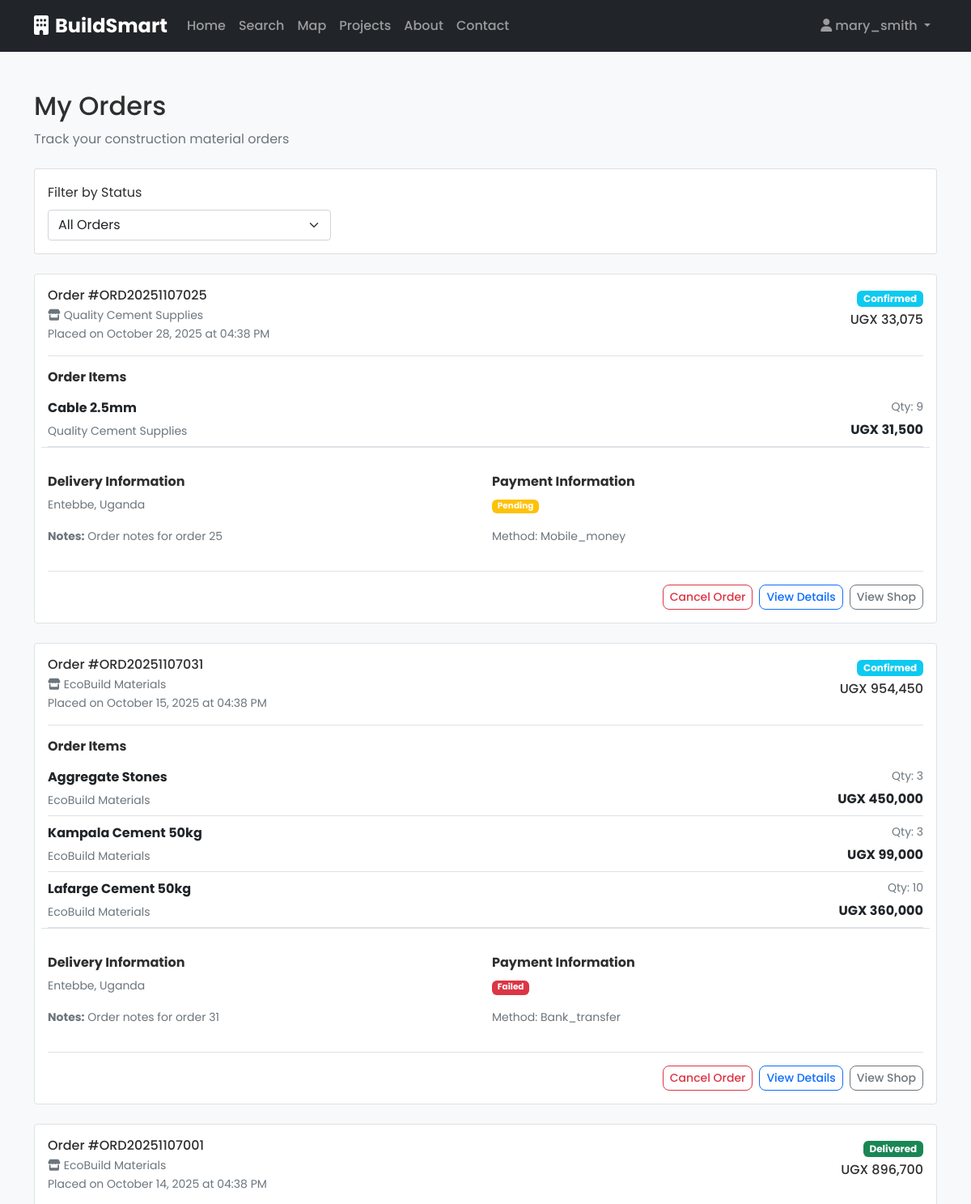
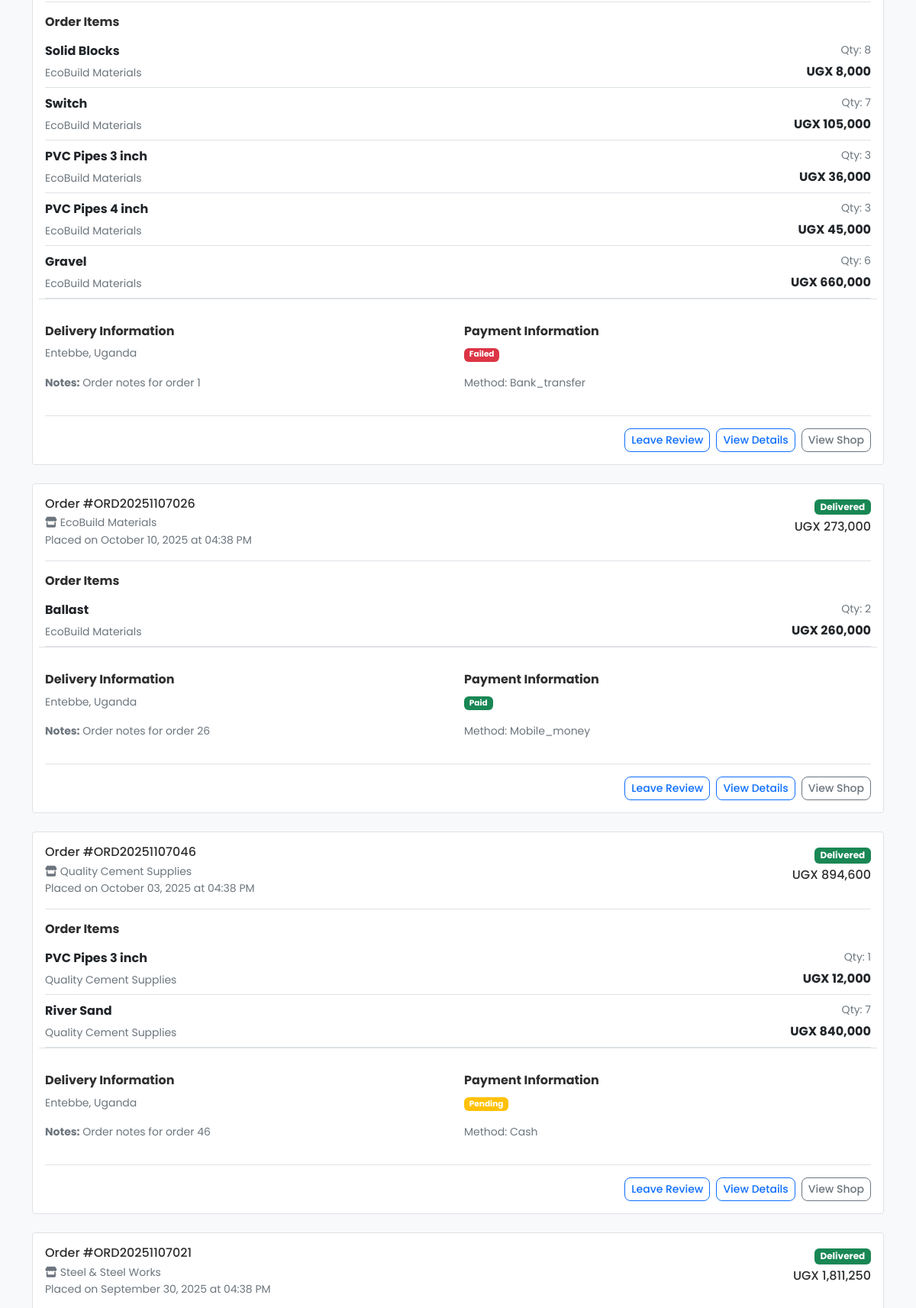
/user/orders (signed in, upper part), run on the app's committed database (2 pictures, top to bottom).
### app/models/user.py (models this page shows, shortened)
class User(UserMixin, db.Model):
    __tablename__ = 'users'
    id = db.Column(db.Integer, primary_key=True)
    username = db.Column(db.String(80), unique=True, nullable=False)
    email = db.Column(db.String(120), unique=True, nullable=False)
    password_hash = db.Column(db.String(128), nullable=False)
    full_name = db.Column(db.String(100))
    phone = db.Column(db.String(20))
    address = db.Column(db.Text)
    latitude = db.Column(db.Float)
    longitude = db.Column(db.Float)
    user_type = db.Column(db.String(20), default='customer')  # customer, shop_owner, service_provider
    is_active = db.Column(db.Boolean, default=True)
    is_verified = db.Column(db.Boolean, default=False)
    email_verified = db.Column(db.Boolean, default=False, nullable=False)
    email_verified_at = db.Column(db.DateTime, nullable=True)
    two_factor_enabled = db.Column(db.Boolean, default=False, nullable=False)
    two_factor_secret = db.Column(db.String(32), nullable=True)  # TOTP secret key
    failed_login_attempts = db.Column(db.Integer, default=0, nullable=False)
    locked_until = db.Column(db.DateTime, nullable=True)  # Account lockout timestamp
    last_login = db.Column(db.DateTime, nullable=True)
    created_at = db.Column(db.DateTime, default=datetime.utcnow)
    updated_at = db.Column(db.DateTime, default=datetime.utcnow, onupdate=datetime.utcnow)
    shops = db.relationship('Shop', backref='owner', lazy=True)
    services = db.relationship('Service', backref='provider', lazy=True)
    orders = db.relationship('Order', backref='customer', lazy=True)
    recommendations = db.relationship('Recommendation', backref='user', lazy=True)
    def is_admin_user(self):
        return self.user_type == 'admin'

### app/models/order.py (models this page shows, shortened)
class Order(db.Model):
    __tablename__ = 'orders'
    id = db.Column(db.Integer, primary_key=True)
    order_number = db.Column(db.String(20), unique=True, nullable=False)
    status = db.Column(db.String(20), default='pending')  # pending, confirmed, processing, shipped, delivered, cancelled
    total_amount = db.Column(db.Numeric(10, 2), nullable=False)
    subtotal_amount = db.Column(db.Numeric(10, 2), nullable=True)  # Amount before tax and discount
    discount_amount = db.Column(db.Numeric(10, 2), default=0.00, nullable=False)
    tax_amount = db.Column(db.Numeric(10, 2), default=0.00, nullable=False)
    coupon_code = db.Column(db.String(50), nullable=True)  # Applied coupon code
    delivery_address = db.Column(db.Text)
    delivery_notes = db.Column(db.Text)
    payment_status = db.Column(db.String(20), default='pending')  # pending, paid, failed, refunded
    payment_method = db.Column(db.String(50))
    created_at = db.Column(db.DateTime, default=datetime.utcnow)
    updated_at = db.Column(db.DateTime, default=datetime.utcnow, onupdate=datetime.utcnow)
    customer_id = db.Column(db.Integer, db.ForeignKey('users.id'), nullable=False)
    shop_id = db.Column(db.Integer, db.ForeignKey('shops.id'), nullable=False)
    items = db.relationship('OrderItem', backref='order', lazy=True, cascade='all, delete-orphan')

class OrderItem(db.Model):
    __tablename__ = 'order_items'
    id = db.Column(db.Integer, primary_key=True)
    quantity = db.Column(db.Integer, nullable=False)
    unit_price = db.Column(db.Numeric(10, 2), nullable=False)
    total_price = db.Column(db.Numeric(10, 2), nullable=False)
    order_id = db.Column(db.Integer, db.ForeignKey('orders.id'), nullable=False)
    product_id = db.Column(db.Integer, db.ForeignKey('products.id'), nullable=False)

### app/models/shop.py (models this page shows, shortened)
class Shop(db.Model):
    __tablename__ = 'shops'
    id = db.Column(db.Integer, primary_key=True)
    name = db.Column(db.String(100), nullable=False)
    description = db.Column(db.Text)
    address = db.Column(db.Text, nullable=False)
    phone = db.Column(db.String(20))
    email = db.Column(db.String(120))
    latitude = db.Column(db.Float, nullable=False)
    longitude = db.Column(db.Float, nullable=False)
    rating = db.Column(db.Float, default=0.0)
    total_reviews = db.Column(db.Integer, default=0)
    is_verified = db.Column(db.Boolean, default=False)
    is_active = db.Column(db.Boolean, default=True)
    created_at = db.Column(db.DateTime, default=datetime.utcnow)
    updated_at = db.Column(db.DateTime, default=datetime.utcnow, onupdate=datetime.utcnow)
    owner_id = db.Column(db.Integer, db.ForeignKey('users.id'), nullable=False)
    products = db.relationship('Product', backref='shop', lazy=True)
    orders = db.relationship('Order', backref='shop', lazy=True)

### app/models/product.py (models this page shows, shortened)
class Product(db.Model):
    __tablename__ = 'products'
    id = db.Column(db.Integer, primary_key=True)
    name = db.Column(db.String(100), nullable=False)
    description = db.Column(db.Text)
    category = db.Column(db.String(50), nullable=True)  # Legacy field, kept for backward compatibility
    price = db.Column(db.Numeric(10, 2), nullable=False)
    unit = db.Column(db.String(20), nullable=False)  # e.g., 'kg', 'piece', 'bag', 'm2'
    quantity_available = db.Column(db.Integer, default=0)
    min_order_quantity = db.Column(db.Integer, default=1)
    is_available = db.Column(db.Boolean, default=True)
    image_url = db.Column(db.String(255))
    brand = db.Column(db.String(50))  # Product brand/manufacturer
    specifications = db.Column(db.JSON)  # Store additional specs as JSON
    created_at = db.Column(db.DateTime, default=datetime.utcnow)
    updated_at = db.Column(db.DateTime, default=datetime.utcnow, onupdate=datetime.utcnow)
    shop_id = db.Column(db.Integer, db.ForeignKey('shops.id'), nullable=False)
    category_id = db.Column(db.Integer, db.ForeignKey('categories.id'), nullable=True)
    order_items = db.relationship('OrderItem', backref='product', lazy=True)
    reviews = db.relationship('Review', backref='product', lazy=True)
    category_model = db.relationship('Category', backref='products', lazy=True)

### app/blueprints/user/routes.py (the view)
@user_bp.route('/orders')
@login_required
def orders():
    from sqlalchemy.orm import joinedload
    page = request.args.get('page', 1, type=int)
    status_filter = request.args.get('status', '')
    query = Order.query.options(joinedload(Order.shop)).filter_by(customer_id=current_user.id)
    if status_filter:
        query = query.filter_by(status=status_filter)
    orders = query.order_by(Order.created_at.desc())\
                  .paginate(page=page, per_page=10, error_out=False)
    return render_template('user/orders.html',
                         orders=orders,
                         status_filter=status_filter)

### app/templates/user/orders.html (shortened to what this page needs)
{% extends "base.html" %}
{% block content %}
<div class="container py-5">
    <div class="mb-4">
        <h1 class="h2">My Orders</h1>
        <p class="text-muted">Track your construction material orders</p>
    </div>
    <div class="card mb-4">
        <div class="card-body">
            <form method="GET" action="{{ url_for('user.orders') }}" class="row g-3 align-items-end">
                <div class="col-md-4">
                    <label for="status_filter" class="form-label">Filter by Status</label>
                    <select class="form-select" name="status" id="status_filter" onchange="this.form.submit()">
                        <option value="">All Orders</option>
                    </select>
                </div>
            </form>
        </div>
    </div>
    {% if orders.items %}
    <div class="row g-4 mb-4">
        {% for order in orders.items %}
        <div class="col-12">
            <div class="card border">
                <div class="card-body">
                    <div class="d-flex justify-content-between align-items-start mb-3">
                        <div>
                            <h3 class="h6 mb-1">Order #{{ order.order_number }}</h3>
                            {% if order.shop %}
                            <p class="text-muted small mb-0">
                                <i class="fas fa-store me-1"></i>{{ order.shop.name }}
                            </p>
                            {% endif %}
                            <p class="text-muted small mb-0">Placed on {{ order.created_at.strftime('%B %d, %Y at %I:%M %p') }}</p>
                        </div>
                        <div class="text-end">
                            <span class="badge bg-{{ 'success' if order.status == 'delivered' else 'warning' if order.status == 'pending' else 'danger' if order.status == 'cancelled' else 'info' }}">
                                {{ order.status|title }}
                            </span>
                            <p class="h6 mb-0 mt-1">UGX {{ "{:,.0f}".format(order.total_amount) }}</p>
                        </div>
                    </div>
                    <div class="border-top pt-3 mb-3">
                        <h6 class="fw-bold mb-2">Order Items</h6>
                        <div class="list-group list-group-flush">
                            {% for item in order.items %}
                            <div class="list-group-item px-0 d-flex justify-content-between align-items-center border-bottom">
                                <div class="flex-grow-1">
                                    <p class="fw-bold mb-1">{{ item.product.name }}</p>
                                    <p class="text-muted small mb-0">{{ item.product.shop.name }}</p>
                                </div>
                                <div class="text-end">
                                    <p class="text-muted small mb-1">Qty: {{ item.quantity }}</p>
                                    <p class="fw-bold mb-0">UGX {{ "{:,.0f}".format(item.total_price) }}</p>
                                </div>
                            </div>
                            {% endfor %}
                        </div>
                    </div>
                    <div class="row g-3 border-top pt-3">
                        <div class="col-md-6">
                            <h6 class="fw-bold mb-2">Delivery Information</h6>
                            {% if order.delivery_address %}
                            <p class="text-muted small">{{ order.delivery_address }}</p>
                            {% else %}
                            <p class="text-muted small fst-italic">No delivery address specified</p>
                            {% endif %}
                            {% if order.delivery_notes %}
                            <p class="text-muted small mt-1"><strong>Notes:</strong> {{ order.delivery_notes }}</p>
                            {% endif %}
                        </div>
                        <div class="col-md-6">
                            <h6 class="fw-bold mb-2">Payment Information</h6>
                            <p class="text-muted small">
                                <span class="badge bg-{{ 'success' if order.payment_status == 'paid' else 'warning' if order.payment_status == 'pending' else 'danger' if order.payment_status == 'failed' else 'secondary' }}">
                                    {{ order.payment_status|title }}
                                </span>
                            </p>
                            {% if order.payment_method %}
                            <p class="text-muted small mt-1">Method: {{ order.payment_method|title }}</p>
                            {% endif %}
                        </div>
                    </div>
                    <div class="d-flex justify-content-end border-top pt-3 mt-3">
                        {% if order.status == 'pending' or order.status == 'confirmed' %}
                        <button class="btn btn-sm btn-outline-danger me-2" onclick="cancelOrder({{ order.id }})">Cancel Order</button>
                        {% endif %}
                        {% if order.status == 'delivered' %}
                        <button class="btn btn-sm btn-outline-primary me-2" onclick="reviewOrder({{ order.id }})">Leave Review</button>
                        {% endif %}
                        <a href="{{ url_for('user.order_detail', order_id=order.id) }}" class="btn btn-sm btn-outline-primary me-2">View Details</a>
                        <a href="{{ url_for('shop.shop_detail', shop_id=order.shop_id) if order.shop_id else '#' }}" class="btn btn-sm btn-outline-secondary">View Shop</a>
                    </div>
                </div>
            </div>
        </div>
        {% endfor %}
    </div>
    {% endif %}
</div>
{% endblock %}

### app/templates/components/navbar.html (shortened to what this page needs)
<nav class="navbar navbar-expand-lg navbar-dark bg-dark">
    <div class="container">
        <a class="navbar-brand fw-bold" href="{{ url_for('main.index') }}">
            <i class="fas fa-building me-2"></i>BuildSmart
        </a>
        <div class="collapse navbar-collapse" id="navbarNav">
            <ul class="navbar-nav me-auto">
                <li class="nav-item">
                    <a class="nav-link" href="{{ url_for('main.index') }}">Home</a>
                </li>
                <li class="nav-item">
                    <a class="nav-link" href="{{ url_for('main.search') }}">Search</a>
                </li>
                <li class="nav-item">
                    <a class="nav-link" href="{{ url_for('main.map_view') }}">Map</a>
                </li>
                <li class="nav-item">
                    <a class="nav-link" href="{{ url_for('main.projects') }}">Projects</a>
                </li>
                <li class="nav-item">
                    <a class="nav-link" href="{{ url_for('main.about') }}">About</a>
                </li>
                <li class="nav-item">
                    <a class="nav-link" href="{{ url_for('main.contact') }}">Contact</a>
                </li>
            </ul>
            <ul class="navbar-nav">
                {% if current_user.is_authenticated %}
                    <li class="nav-item dropdown">
                        <a class="nav-link dropdown-toggle" href="#" id="navbarDropdown" role="button" data-bs-toggle="dropdown">
                            <i class="fas fa-user me-1"></i>{{ current_user.username }}
                        </a>
                    </li>
                {% endif %}
            </ul>
        </div>
    </div>
</nav>

### app/static/css/custom.css (style rules this page uses)
:root { --primary-yellow: #FFB703; --accent-orange: #FB8500; --charcoal-gray: #2F2F2F; --bg-light: #F8F9FA; --primary-color: var(--primary-yellow); --secondary-color: #6c757d; --success-color: #198754; --warning-color: #ffc107; --danger-color: #dc3545; --light-color: var(--bg-light); --dark-color: var(--charcoal-gray); }
body { font-family: 'Poppins', -apple-system, BlinkMacSystemFont, 'Segoe UI', Roboto, Inter, 'Helvetica Neue', Arial, sans-serif; line-height: 1.6; color: var(--dark-color); background-color: var(--light-color); }
.card { transition: transform 0.2s ease-in-out, box-shadow 0.2s ease-in-out; }
.btn { border-radius: 8px; font-weight: 500; transition: all 0.2s ease-in-out; }
.navbar-brand { font-size: 1.5rem; font-weight: bold; }
.navbar-nav .nav-link { font-weight: 500; transition: color 0.2s ease-in-out; }
.badge { border-radius: 6px; }

### data on the page
User: username "mary_smith"
Order: order_number "ORD20251107025", shop.name "Quality Cement Supplies", created_at "October 28, 2025 at 04:38 PM", status "Confirmed", total_amount "33,075", delivery_address "Entebbe, Uganda", delivery_notes "Order notes for order 25", payment_status "Pending", payment_method "Mobile_money"
OrderItem: product.name "Cable 2.5mm", product.shop.name "Quality Cement Supplies", quantity "9", total_price "31,500"
Order: order_number "ORD20251107031", shop.name "EcoBuild Materials", created_at "October 15, 2025 at 04:38 PM", status "Confirmed", total_amount "954,450", delivery_address "Entebbe, Uganda", delivery_notes "Order notes for order 31", payment_status "Failed", payment_method "Bank_transfer"
OrderItem: product.name "Aggregate Stones", product.shop.name "EcoBuild Materials", quantity "3", total_price "450,000"
OrderItem: product.name "Kampala Cement 50kg", product.shop.name "EcoBuild Materials", quantity "3", total_price "99,000"
OrderItem: product.name "Lafarge Cement 50kg", product.shop.name "EcoBuild Materials", quantity "10", total_price "360,000"
Order: order_number "ORD20251107001", shop.name "EcoBuild Materials", created_at "October 14, 2025 at 04:38 PM", status "Delivered", total_amount "896,700", delivery_address "Entebbe, Uganda", delivery_notes "Order notes for order 1", payment_status "Failed", payment_method "Bank_transfer"
OrderItem: product.name "Solid Blocks", product.shop.name "EcoBuild Materials", quantity "8", total_price "8,000"
OrderItem: product.name "Switch", product.shop.name "EcoBuild Materials", quantity "7", total_price "105,000"
OrderItem: product.name "PVC Pipes 3 inch", product.shop.name "EcoBuild Materials", quantity "3", total_price "36,000"
OrderItem: product.name "PVC Pipes 4 inch", product.shop.name "EcoBuild Materials", quantity "3", total_price "45,000"
OrderItem: product.name "Gravel", product.shop.name "EcoBuild Materials", quantity "6", total_price "660,000"
Order: order_number "ORD20251107026", shop.name "EcoBuild Materials", created_at "October 10, 2025 at 04:38 PM", status "Delivered", total_amount "273,000", delivery_address "Entebbe, Uganda", delivery_notes "Order notes for order 26", payment_status "Paid", payment_method "Mobile_money"
OrderItem: product.name "Ballast", product.shop.name "EcoBuild Materials", quantity "2", total_price "260,000"
Order: order_number "ORD20251107046", shop.name "Quality Cement Supplies", created_at "October 03, 2025 at 04:38 PM", status "Delivered", total_amount "894,600", delivery_address "Entebbe, Uganda", delivery_notes "Order notes for order 46", payment_status "Pending", payment_method "Cash"
OrderItem: product.name "PVC Pipes 3 inch", product.shop.name "Quality Cement Supplies", quantity "1", total_price "12,000"
OrderItem: product.name "River Sand", product.shop.name "Quality Cement Supplies", quantity "7", total_price "840,000"
Order: order_number "ORD20251107021", shop.name "Steel & Steel Works", created_at "September 30, 2025 at 04:38 PM", status "Delivered", total_amount "1,811,250"
